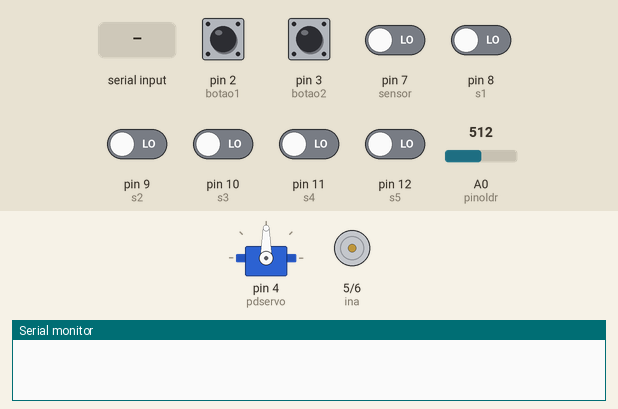
Bench run of a sketch on a simulated Arduino Uno, built with avr-gcc and run on an emulated ATmega328P. On the bench: servo, motor-driver pin pairs drawn as motors (green arrow = first pin HIGH = forward, orange = second pin HIGH = backward, longer = more drive), the last lines printed to the serial monitor. The inputs (shaded band) are chosen by the test bench; at power-on: pin 2 (botao1), pin 3 (botao2), pin 7 (sensor), pin 8 (s1), pin 9 (s2), pin 10 (s3), pin 11 (s4), pin 12 (s5) LOW, A0 (pinoldr) = 512.

Above: at 1.2 s.
1.3 s: pin 2 (botao1) pulled HIGH for 0.15 s
At 1.42 s:
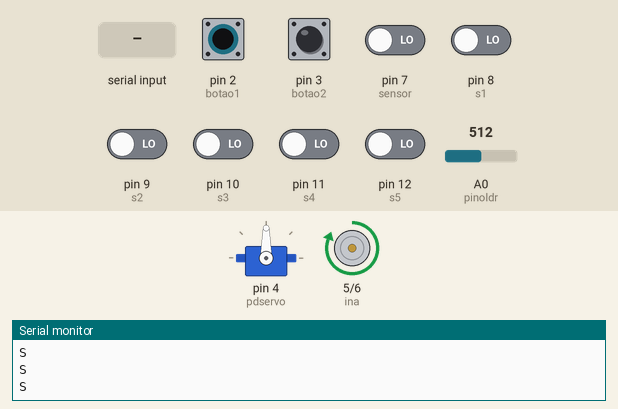
3.0 s: pin 3 (botao2) pulled HIGH for 0.15 s
At 3.15 s:
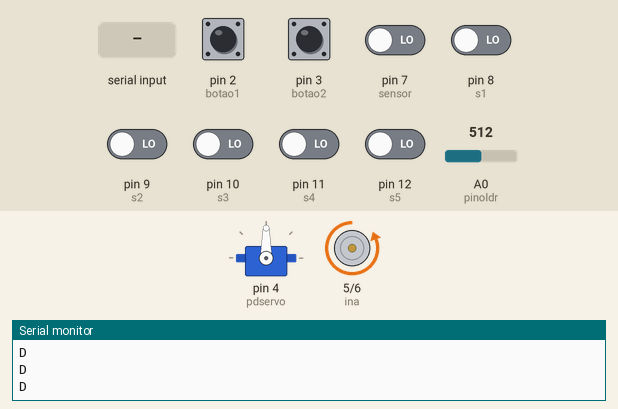
4.7 s: "A" received over Serial
At 6.0 s:
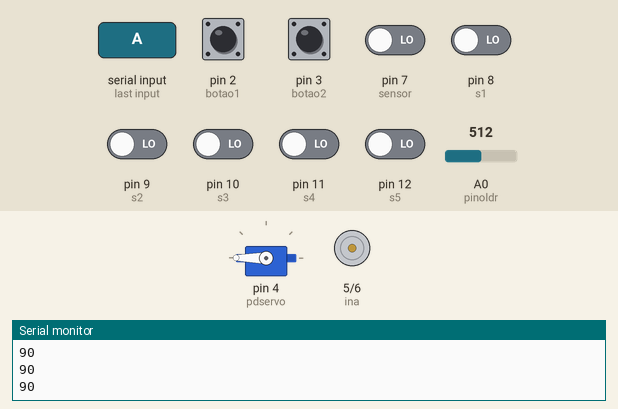
6.5 s: A0 (pinoldr) set to 478
8.0 s: A0 (pinoldr) set to 441
At 9.5 s:
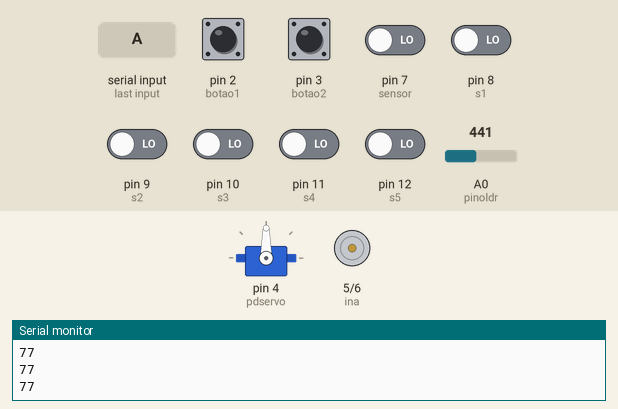
9.8 s: A0 (pinoldr) set to 241
11.7 s: A0 (pinoldr) set to 216
At 12.4 s:
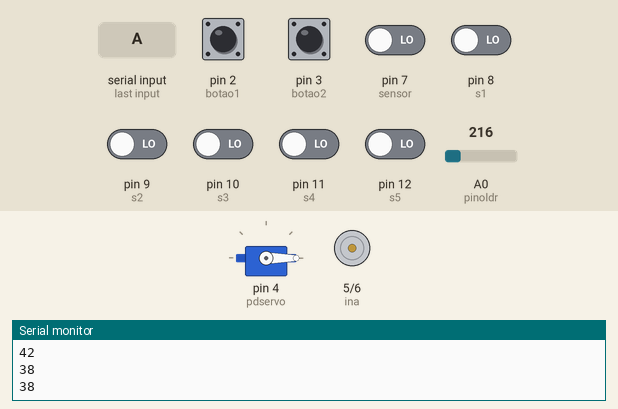
Timing chart, 0 to 14.5 s (numbered marks = the images above; inputs shaded):
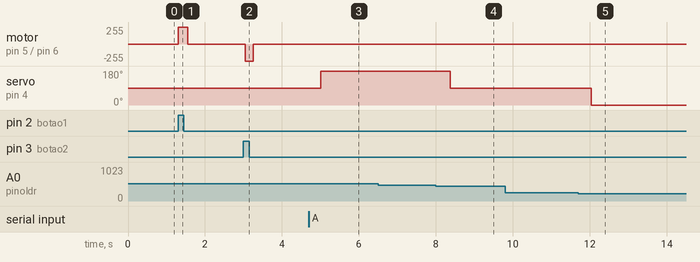

Measured:
- the behaviour switches between 460 and 459 on A0 (pinoldr) (found by bisection; images 3 and 4)
- the behaviour switches between 234 and 233 on A0 (pinoldr) (found by bisection; images 4 and 5)
- after the input at 1.3 s, motor on pin 5 (ina) / pin 6 (inb): stopped → forward 255/255 at once, → stopped 0.25 s later
- after the input at 3.0 s, motor on pin 5 (ina) / pin 6 (inb): stopped → backward 255/255 after 0.05 s, → stopped 0.20 s later
- after the input at 4.7 s, servo on pin 4 (pdservo): 90° → 180° after 0.31 s
- after the input at 8.0 s, servo on pin 4 (pdservo): 180° → 90° after 0.37 s
- after the input at 11.7 s, servo on pin 4 (pdservo): 90° → 0° after 0.34 s

The sketch:

persi.ino
```cpp
//feito por: @leandro_mucciaroni   www.youtube.com/lmucciaroni

#include "SoftwareSerial.h" //bluetooth
#include <Servo.h> //servo

/* pinos utilizados:
  Digitais:
  0 bluetooth
  1 bluetooth
  2 botao pra subir
  3 botao pra descer
  4 servo motor das aletas
  8 motor in a
  9 motor in b
  12 sensor efeito hall
  Analogicos:

*/


Servo aletas; //inicia um servo motor para controlar as aletas

int pinoldr = A0; //ldr conectado em A0
int pdservo = 4; //pino do servo

int ldr; //armazena leitura do ldr
int val = 0; //armnazena valor ldr filtrado

char bt; //armazena caracteres recebidos pelo bluetooth

int estado = 0; //verificar sensor - caso n esteja funcionando mude para false

//pinos dos botoes
int botao1 = 2; //botao para subir
int botao2 = 3; //botao para descer

//pinos do motor
int ina = 5;
int inb = 6;

int sensor = 7; //pino do fim de curso de efeito hall

int s1 = 8;
int s2 = 9;
int s3 = 10;
int s4 = 11;
int s5 = 12;

int modo = 1;


void leituraldr()   //parte responsavel por ler os valores do sensor de luminosidade
{

  for (int i = 0; i < 50; i++)
  {
    ldr = analogRead(pinoldr); //le o ldr
    val += ldr; //soma 50 leituras do ldr
  }
  val = val / 50; //faz a media das leituras do ldr

  val = map(val, 0, 1023, 0, 180); //mapeia val entre 0 e 180
  if (val < 0) {
    val = -1 * val;
  }
  if ( bt == 'B') //veridica se ainda está no modo AUTOMATICO
  {

    modo = 1;

  }

  Serial.println(val); //printa val

  delay(50);//aguarda 01s

}

void servo() //controle do servo de acordo com o valor do ldr
{
  //testar a intensidade luminosa e alterar nos if de acordo com o que julgar necessário (necessario calibração)

  if (val > 80 )
  {
    aletas.write(180); //aletas 100% abertas
  }
  else if (val > 40 && val <= 80)
  {
    aletas.write(90); //aletas no meio
  }
  else if (val <= 40)
  {
    aletas.write(0); //aletas 100% fechadas
  }
  if ( bt == 'B') //veridica se ainda está no modo AUTOMATICO
  {

    modo = 1;

  }

  delay(50);//aguarda 01.s
}

void setup()
{
  Serial.begin(9600); //inicia serial

  pinMode(ina, OUTPUT); //pino 9 como saida  -pino motor
  pinMode(inb, OUTPUT); //pino 10 como saida  -pino motor

  pinMode(sensor, INPUT);  //pino 12 como entrada
  pinMode(11, INPUT);  //pino 11 como entrada

  pinMode(botao1, INPUT);  //pino botao como entrada
  pinMode(botao2, INPUT);  //pino botao como entrada

  pinMode(s1, INPUT);  //pino botao como entrada
  pinMode(s2, INPUT);  //pino botao como entrada
  pinMode(s3, INPUT);  //pino botao como entrada
  pinMode(s4, INPUT);  //pino botao como entrada
  pinMode(s5, INPUT);  //pino botao como entrada


  aletas.attach(pdservo); //servo das aletas
}

void loop()
{

  if (Serial.available() > 0)
  {
    bt = Serial.read(); //le a serial (o que o bluetooth enviar)
    Serial.println(bt); //printa isso
  }
  if (bt == 'A')
  {
    modo = 2; //automatico
  }
  if (bt == 'B')
  {
    modo = 1; //manual
  }

  // =================================================== Manual =====================================================================
  // Os valores recebidos para modo e posição serão enviados por bluetooth pela serial ou pelo botão

  while (modo == 1)
  {
    delay(100);
    digitalWrite(ina, LOW); //para o motor
    digitalWrite(inb, LOW); //para o motor


    if (Serial.available() > 0)
    {
      bt = Serial.read(); //le a serial (o que o bluetooth enviar)
      Serial.println(bt); //printa isso
    }

    //usando bluetooth
    while (bt == 'S' && digitalRead(sensor) == estado) //sobe
    {
      if (Serial.available() > 0)
      {
        bt = Serial.read(); //le a serial (o que o bluetooth enviar)
        Serial.println(bt); //printa isso
      }
      //subindo
      digitalWrite(ina, HIGH);
      digitalWrite(inb, LOW);
    }

    while (bt == 'D') //desce
    {
      if (Serial.available() > 0)
      {
        bt = Serial.read(); //le a serial (o que o bluetooth enviar)
        Serial.println(bt); //printa isso
      }
      //descendo
      digitalWrite(ina, LOW);
      digitalWrite(inb, HIGH);

    }

    //usando os botoes
    while (digitalRead(botao1) == 1 && digitalRead(sensor) == estado) //sobe
    {
      //subindo
      digitalWrite(ina, HIGH);
      digitalWrite(inb, LOW);
      Serial.println('S'); //printa isso
    }

    while (digitalRead(botao2) == 1) //desce
    {
      //descendo
      digitalWrite(ina, LOW);
      digitalWrite(inb, HIGH);
      Serial.println('D'); //printa isso

    }


    //controle manual do servo pela barra no app
    if ( bt == 'G' ||digitalRead(s5))
    {

      aletas.write(0);
    }

    if ( bt == 'H'||digitalRead(s4 ))
    {

      aletas.write(45);
    }

    if ( bt == 'I'||digitalRead(s3))
    {

      aletas.write(90);
    }


    if ( bt == 'J'||digitalRead(s2))
    {

      aletas.write(135);
    }

    if ( bt == 'K'||digitalRead(s1))
    {

      aletas.write(180);
    }

    if ( bt == 'A') //veridica se ainda está no modo manual
    {

      modo = 2;

    }

  }

  // ==================================================================Automatico=============================================================================
  // só define a abertura das pás de acordo com o sensor de luminosidade
  // obs: o sensor pode ser substituido por um de temperatura (necessario calibração)

  while ( modo == 2)
  {
    delay(100);
    digitalWrite(ina, LOW); //para o motor
    digitalWrite(inb, LOW); //para o motor

    if (Serial.available() > 0)
    {
      bt = Serial.read(); //le a serial (o que o bluetooth enviar)
      Serial.println(bt); //printa isso
    }
     if ( bt == 'B') //veridica se ainda está no modo automatico
    {
      modo = 1;
    }
    leituraldr(); //le o ldr

    delay(100);//aguarda 0.4s

    servo(); //controla o servo de acordo com a leitura do ldr

    if (val > 40 && val <= 80)
    {
      //usando os botoes pra subir e descer
      while (digitalRead(botao1) == 1 && digitalRead(sensor) == estado) //sobe
      {
        //subindo
        digitalWrite(ina, HIGH);
        digitalWrite(inb, LOW);
        Serial.println('S'); //printa isso
      }

      while (digitalRead(botao2) == 1) //desce
      {
        //descendo
        digitalWrite(ina, LOW);
        digitalWrite(inb, HIGH);
        Serial.println('D'); //printa isso

      }
    }

    if ( bt == 'B') //veridica se ainda está no modo automatico
    {
      modo = 1;
    }


  }
}
```
